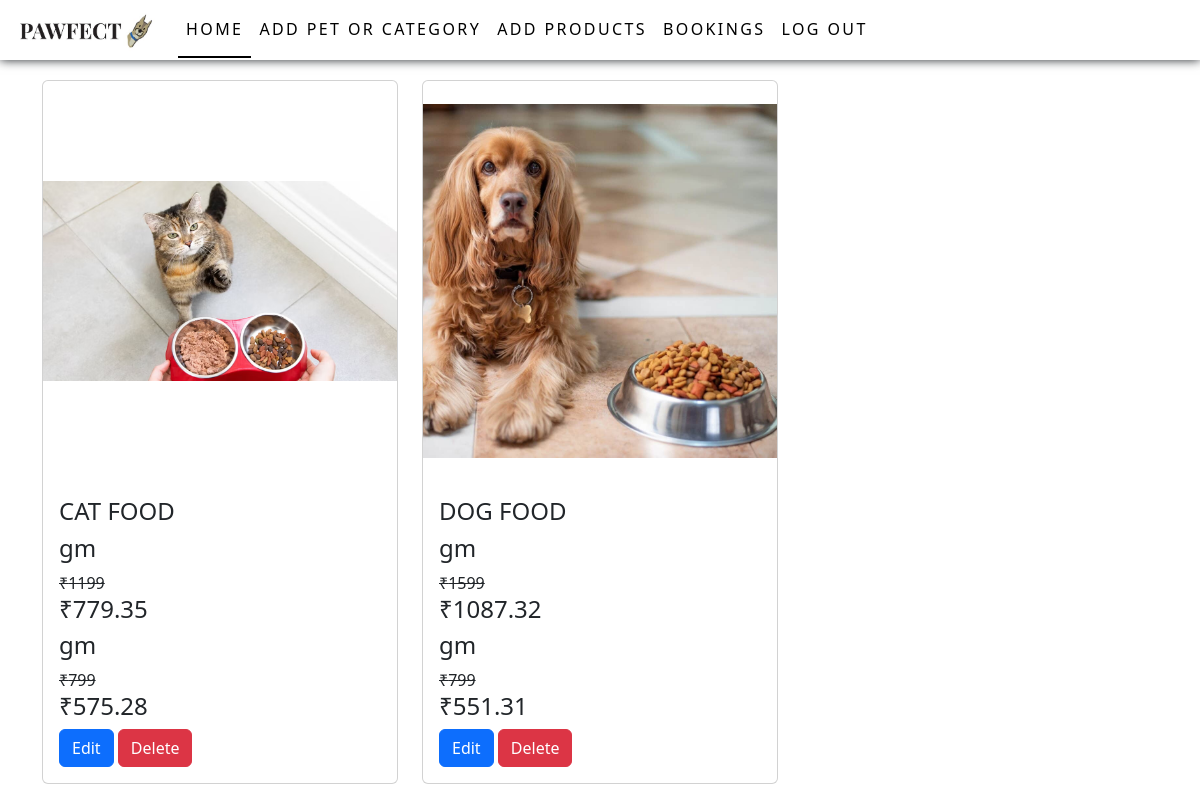
The page /shop_home (signed in) on the database its author committed.
### app/models.py (models this page shows)
class Product(models.Model):
    category=models.ForeignKey(Category, on_delete=models.CASCADE)
    name=models.TextField()
    img=models.FileField()
    dis=models.TextField()

class Details(models.Model):
    product=models.ForeignKey(Product, on_delete=models.CASCADE)
    dis=models.TextField()
    price=models.IntegerField()
    ofr_per=models.FloatField()
    ofr_price=models.FloatField()
    stock=models.IntegerField()

### app/views.py (the view)
# urls.py: path('shop_home',views.shop_home),
def shop_home(req):
    if 'eshop' in req.session:
        data=Product.objects.all()
        data1=Details.objects.all()
        return render(req,'shop/home.html',{'data':data,'data1':data1})
    else:
        return redirect(shop_login)

### templates/shop/home.html (shortened to what this page needs)
<!DOCTYPE html>
<html lang="en">
<head>
  {% load static %}
    <link href="https://cdn.jsdelivr.net/npm/bootstrap@5.3.3/dist/css/bootstrap.min.css" rel="stylesheet">
    <link rel="stylesheet" href="{% static 'css/style.css' %}">
</head>
<body>
  <nav class="navbar navbar-expand-sm  fixed-top">
    <div class="container-fluid">
      <a class="navbar-brand" href="#"><img src="{% static 'images/pawfectlogo.jpg'%}" alt="" width="150px"></a>
      <div class="collapse navbar-collapse" id="collapsibleNavbar">
        <ul class="navbar-nav">
          <li class="nav-item">
            <a class="nav-link active" href="shop_home">Home</a>
          </li>
          <li class="nav-item">
            <a class="nav-link" href="add_pet">Add Pet or Category</a>
          </li>
          <li class="nav-item">
            <a class="nav-link" href="add_prod">Add Products</a>
          </li>
          <li class="nav-item">
            <a class="nav-link" href="bookings">Bookings</a>
          </li>
          <li class="nav-item">
            <a class="nav-link" href="logout">Log out</a>
          </li>
        </ul>
      </div>
    </div>
  </nav>
    <div class="container">
      <div class="row">
        {% for i in data %}
        <div class="col-lg-4">
          <div class="card">
            <img class="card-img-top" src="{{i.img.url}}" alt="Card image" style="height: 400px; width: 100%;object-fit: contain;">
            <div class="card-body">
                <h4 class="card-title">{{i.name}}</h4>
                {% for j in data1 %}
                    {% if j.product == i %}
                        <h4 class="card-title">{{j.weight}}gm</h4>
                        <s><p class="card-text">₹{{j.price}}</p></s>
                        <h4 class="card-title">₹{{j.ofr_price}}</h4>
                    {% endif %}
                {% endfor %}
                <a href="edit_prod/{{i.pk}}" class="btn btn-primary">Edit</a>
                <a href="delete_prod/{{i.pk}}" class="btn btn-danger">Delete</a>
            </div>
          </div>
        </div>
        {% endfor %}
      </div>
    </div>
</body>
</html>

### static/css/style.css (style rules this page uses)
body { margin-top: 80px; }
.navbar { background-color: rgb(255, 255, 255); box-shadow: 0 0 10px ; height: 60px; }
.nav-link { color: rgb(0, 0, 0); text-transform: uppercase; letter-spacing: 0.15em; display: inline-block; padding: 15px 20px; position: relative; }
.active { color: black; border-bottom: 2px solid black; }

### rows shown on the page
Product: img (picture), name "CAT FOOD"
Details: price "1199", ofr_price "779.35"
Details: price "799", ofr_price "575.28"
Product: img (picture), name "DOG FOOD"
Details: price "1599", ofr_price "1087.32"
Details: price "799", ofr_price "551.31"
